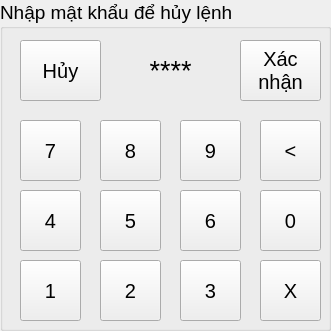
   <widget class="QGroupBox" name="gb_password">
    <property name="geometry">
     <rect>
      <x>10</x>
      <y>30</y>
      <width>331</width>
      <height>331</height>
     </rect>
    </property>
    <property name="font">
     <font>
      <pointsize>14</pointsize>
     </font>
    </property>
    <property name="autoFillBackground">
     <bool>true</bool>
    </property>
    <property name="title">
     <string>Nhập mật khẩu để hủy lệnh</string>
    </property>
    <widget class="QLabel" name="lbv_pw_data">
     <property name="geometry">
      <rect>
       <x>110</x>
       <y>50</y>
       <width>121</width>
       <height>41</height>
      </rect>
     </property>
     <property name="font">
      <font>
       <pointsize>20</pointsize>
      </font>
     </property>
     <property name="text">
      <string>****</string>
     </property>
     <property name="alignment">
      <set>Qt::AlignCenter</set>
     </property>
    </widget>
    <widget class="QPushButton" name="bt_pw_0">
     <property name="geometry">
      <rect>
       <x>260</x>
       <y>190</y>
       <width>61</width>
       <height>61</height>
      </rect>
     </property>
     <property name="font">
      <font>
       <pointsize>15</pointsize>
      </font>
     </property>
     <property name="text">
      <string>0</string>
     </property>
    </widget>
    <widget class="QPushButton" name="bt_pw_1">
     <property name="geometry">
      <rect>
       <x>20</x>
       <y>260</y>
       <width>61</width>
       <height>61</height>
      </rect>
     </property>
     <property name="font">
      <font>
       <pointsize>15</pointsize>
      </font>
     </property>
     <property name="text">
      <string>1</string>
     </property>
    </widget>
    <widget class="QPushButton" name="bt_pw_2">
     <property name="geometry">
      <rect>
       <x>100</x>
       <y>260</y>
       <width>61</width>
       <height>61</height>
      </rect>
     </property>
     <property name="font">
      <font>
       <pointsize>15</pointsize>
      </font>
     </property>
     <property name="text">
      <string>2</string>
     </property>
    </widget>
    <widget class="QPushButton" name="bt_pw_3">
     <property name="geometry">
      <rect>
       <x>180</x>
       <y>260</y>
       <width>61</width>
       <height>61</height>
      </rect>
     </property>
     <property name="font">
      <font>
       <pointsize>15</pointsize>
      </font>
     </property>
     <property name="text">
      <string>3</string>
     </property>
    </widget>
    <widget class="QPushButton" name="bt_pw_4">
     <property name="geometry">
      <rect>
       <x>20</x>
       <y>190</y>
       <width>61</width>
       <height>61</height>
      </rect>
     </property>
     <property name="font">
      <font>
       <pointsize>15</pointsize>
      </font>
     </property>
     <property name="text">
      <string>4</string>
     </property>
    </widget>
    <widget class="QPushButton" name="bt_pw_5">
     <property name="geometry">
      <rect>
       <x>100</x>
       <y>190</y>
       <width>61</width>
       <height>61</height>
      </rect>
     </property>
     <property name="font">
      <font>
       <pointsize>15</pointsize>
      </font>
     </property>
     <property name="text">
      <string>5</string>
     </property>
    </widget>
    <widget class="QPushButton" name="bt_pw_6">
     <property name="geometry">
      <rect>
       <x>180</x>
       <y>190</y>
       <width>61</width>
       <height>61</height>
      </rect>
     </property>
     <property name="font">
      <font>
       <pointsize>15</pointsize>
      </font>
     </property>
     <property name="text">
      <string>6</string>
     </property>
    </widget>
    <widget class="QPushButton" name="bt_pw_7">
     <property name="geometry">
      <rect>
       <x>20</x>
       <y>120</y>
       <width>61</width>
       <height>61</height>
      </rect>
     </property>
     <property name="font">
      <font>
       <pointsize>15</pointsize>
      </font>
     </property>
     <property name="text">
      <string>7</string>
     </property>
    </widget>
    <widget class="QPushButton" name="bt_pw_8">
     <property name="geometry">
      <rect>
       <x>100</x>
       <y>120</y>
       <width>61</width>
       <height>61</height>
      </rect>
     </property>
     <property name="font">
      <font>
       <pointsize>15</pointsize>
      </font>
     </property>
     <property name="text">
      <string>8</string>
     </property>
    </widget>
    <widget class="QPushButton" name="bt_pw_9">
     <property name="geometry">
      <rect>
       <x>180</x>
       <y>120</y>
       <width>61</width>
       <height>61</height>
      </rect>
     </property>
     <property name="font">
      <font>
       <pointsize>15</pointsize>
      </font>
     </property>
     <property name="text">
      <string>9</string>
     </property>
    </widget>
    <widget class="QPushButton" name="bt_pw_clear">
     <property name="geometry">
      <rect>
       <x>260</x>
       <y>260</y>
       <width>61</width>
       <height>61</height>
      </rect>
     </property>
     <property name="font">
      <font>
       <pointsize>15</pointsize>
      </font>
     </property>
     <property name="text">
      <string>X</string>
     </property>
    </widget>
    <widget class="QPushButton" name="bt_pw_delete">
     <property name="geometry">
      <rect>
       <x>260</x>
       <y>120</y>
       <width>61</width>
       <height>61</height>
      </rect>
     </property>
     <property name="font">
      <font>
       <pointsize>15</pointsize>
      </font>
     </property>
     <property name="text">
      <string>&lt;</string>
     </property>
    </widget>
    <widget class="QPushButton" name="bt_pw_agree">
     <property name="geometry">
      <rect>
       <x>240</x>
       <y>40</y>
       <width>81</width>
       <height>61</height>
      </rect>
     </property>
     <property name="font">
      <font>
       <pointsize>15</pointsize>
      </font>
     </property>
     <property name="text">
      <string>Xác
nhận</string>
     </property>
    </widget>
    <widget class="QPushButton" name="bt_pw_cancel">
     <property name="geometry">
      <rect>
       <x>20</x>
       <y>40</y>
       <width>81</width>
       <height>61</height>
      </rect>
     </property>
     <property name="font">
      <font>
       <pointsize>15</pointsize>
      </font>
     </property>
     <property name="text">
      <string>Hủy</string>
     </property>
    </widget>
   </widget>
